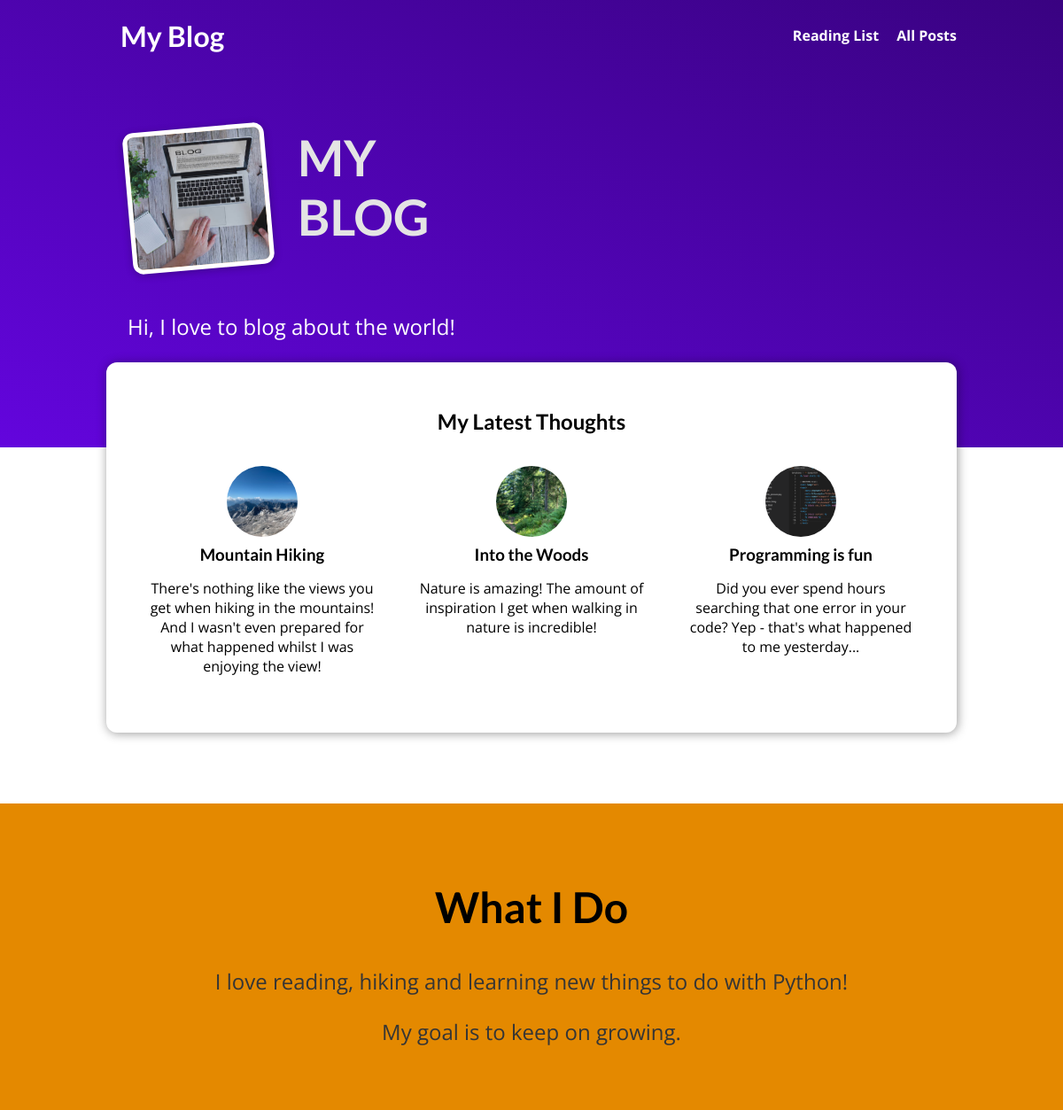
The page / on the database its author committed.
### blog/models.py (models this page shows, shortened)
class Post(models.Model):
    title = models.CharField(max_length=50)
    excerpt = models.CharField(max_length=255)
    image = models.ImageField(upload_to="posts", null=True)
    date = models.DateField(auto_now=True)
    slug = models.SlugField(
        default="", blank=True, null=False, unique=True, db_index=True
    )
    content = models.TextField(validators=[MinLengthValidator(10)])
    author = models.ForeignKey(
        Author, on_delete=models.SET_NULL, null=True, related_name="posts"
    )
    post_tags = models.ManyToManyField(Tag, related_name="tags")

### blog/views.py (the view)
# urls.py: path("", views.StartingPage.as_view(), name="starting-page"),
class StartingPage(ListView):
    template_name = "blog/index.html"
    model = Post
    ordering = ["-date"]  # can have multiple elements like an SQL query
    context_object_name = "posts"
    def get_queryset(self):
        queryset = super().get_queryset()
        data = queryset[:3]
        return data

### blog/templates/blog/index.html (shortened to what this page needs)
{% extends "base.html" %}
{% load static %}
{% block css_files %}
    <link rel="stylesheet" href="{% static "blog/post.css" %}">
    <link rel="stylesheet" href="{% static "blog/index.css" %}">
{% endblock %}
{% block content %}
    <section id="welcome">
        <header>
            <img src="{% static "blog/images/blog-image.jpg" %}" alt="Author of This Blog">
            <h2>MY BLOG</h2>
        </header>
        <p>Hi, I love to blog about the world!</p>
    </section>
    <section id="latest-posts">
        <h2>My Latest Thoughts</h2>
        <ul>
            {% for post in posts %}
                {% include "blog/includes/post.html" %}
            {% endfor %}
        </ul>
    </section>
    <section id="about">
        <h2>What I Do</h2>
        <p>I love reading, hiking and learning new things to do with Python!</p>
        <p>My goal is to keep on growing.</p>
    </section>
{% endblock %}

### blog/templates/blog/includes/post.html
<li>
    <article class="post">
        <a href="{% url "post-detail-page" post.slug %}">
            <img src="{{ post.image.url }}" alt="{{ post.title }}">
            <div class="post__content">
                <h3>{{ post.title }}</h3>
                <p>{{ post.excerpt }}</p>
            </div>
        </a>
    </article>
</li>

### static/app.css (style rules this page uses)
* { box-sizing: border-box; }
html { font-family: 'Open Sans', 'Lato', sans-serif; }
body { margin: 0; }
h1, h2, h3 { font-family: 'Lato', sans-serif; font-weight: bold; }

### blog/static/blog/post.css (style rules this page uses)
.post { display: flex; flex-direction: column; align-items: center; text-align: center; }
.post a { text-decoration: none; color: black; transition: all 0.2s ease; padding: 1rem; }
.post img { width: 5rem; height: 5rem; object-fit: cover; border-radius: 50%; }
.post h3 { margin: 0.25rem 0; }

### blog/static/blog/index.css (style rules this page uses)
#welcome { background: linear-gradient(to right top, #6305dd, #390281); padding: 6rem 12%; }
#welcome header { display: flex; align-items: flex-start; margin: 3rem auto; }
#welcome img { width: 10rem; height: 10rem; object-fit: cover; object-position: top; border: 5px solid white; border-radius: 12px; background-color: #ffe1bf; transform: rotateZ(-5deg); box-shadow: 0 2px 8px rgba(0, 0, 0, 0.25); }
#welcome h2 { font-size: 3.5rem; margin: 0 0 0 2rem; color: #e4e4e4; width: 10rem; }
#welcome p { color: white; font-size: 1.5rem; }
#latest-posts { background-color: white; padding: 2rem; border-radius: 12px; width: 60rem; margin: -6rem auto 2rem auto; box-shadow: 1px 1px 12px rgba(0, 0, 0, 0.4); }
#latest-posts h2 { text-align: center; }
#latest-posts ul { list-style: none; margin: 0; padding: 0; display: flex; gap: 1rem; }
#latest-posts li { flex: 1; }
#about { text-align: center; padding: 3rem; background-color: #e48900; margin-top: 5rem; }
#about h2 { font-size: 3rem; }
#about p { font-size: 1.5rem; color: #353535; }

### rows shown on the page
Post: image (picture), title "Mountain Hiking", excerpt "There's nothing like the views you get when hiking in the mountains! And I wasn't even prepared for what happened whilst I was enjoying the view!"
Post: image (picture), title "Into the Woods", excerpt "Nature is amazing! The amount of inspiration I get when walking in nature is incredible!"
Post: image (picture), title "Programming is fun", excerpt "Did you ever spend hours searching that one error in your code? Yep - that's what happened to me yesterday..."
